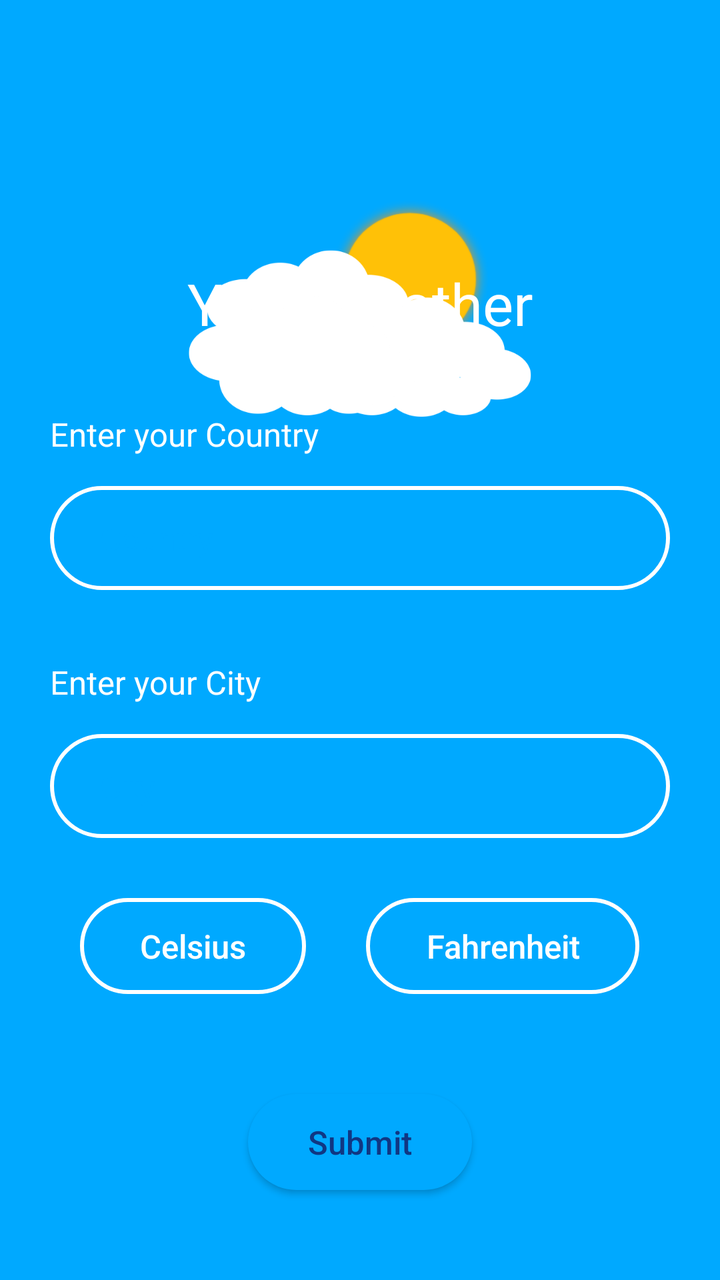
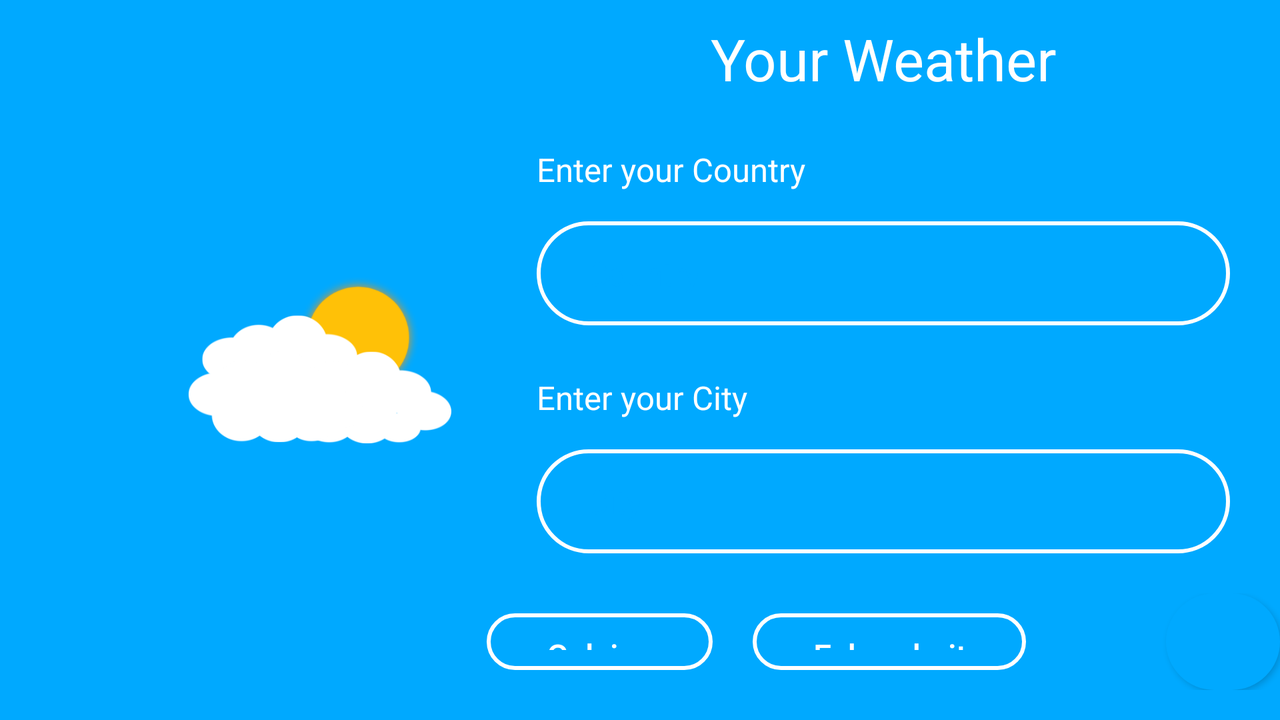

The same Android screen from two of the app's own layout files: first res/layout/ as a phone draws it, then the repository's variant for another configuration, drawn on a device whose configuration selects that folder. Both files follow.
<!-- AndroidManifest.xml: application theme Theme.WeatherApp -->
<!-- res/layout/activity_main.xml -->
<?xml version="1.0" encoding="utf-8"?>
<LinearLayout xmlns:android="http://schemas.android.com/apk/res/android"
    xmlns:tools="http://schemas.android.com/tools"
    android:id="@+id/main"
    android:layout_width="match_parent"
    android:layout_height="match_parent"
    android:orientation="vertical"
    android:background="?attr/srcCompat"
    tools:context=".MainActivity">

    <LinearLayout
        android:layout_width="match_parent"
        android:layout_height="match_parent"
        android:orientation="horizontal"
        android:gravity="bottom"
        android:paddingTop="20dp"
        android:paddingBottom="35dp">

        <LinearLayout
            android:layout_width="match_parent"
            android:layout_height="wrap_content"
            android:orientation="vertical"
            tools:ignore="UselessParent">

            <TextView
                android:layout_width="wrap_content"
                android:layout_height="wrap_content"
                android:text="@string/app_name"
                android:textColor="?attr/colorSecondary"
                android:textSize="14pt"
                android:layout_gravity="center"/>

            <TextView
                android:layout_width="wrap_content"
                android:layout_height="wrap_content"
                android:text="@string/country_txt"
                android:textColor="?attr/colorSecondary"
                android:textSize="8pt"
                android:layout_gravity="start"
                android:layout_marginStart="25dp"
                android:layout_marginTop="35dp"/>

            <EditText
                android:id="@+id/country_EditText"
                android:layout_width="match_parent"
                android:layout_height="wrap_content"
                android:background="@drawable/edittext_bg"
                android:textSize="8pt"
                android:paddingTop="15dp"
                android:paddingBottom="15dp"
                android:paddingStart="25dp"
                android:paddingEnd="25dp"
                android:layout_marginStart="25dp"
                android:layout_marginEnd="25dp"
                android:layout_marginTop="15dp"
                android:hint="@string/country_hint"
                android:inputType="text"
                android:cursorVisible="true"
                android:textColorHighlight="?attr/colorAccent"
                android:textColorHint="?attr/colorAccent"
                android:textColor="?attr/colorAccent"
                android:autofillHints="none"/>

            <TextView
                android:layout_width="wrap_content"
                android:layout_height="wrap_content"
                android:text="@string/city_txt"
                android:textColor="?attr/colorSecondary"
                android:textSize="8pt"
                android:layout_gravity="start"
                android:layout_marginStart="25dp"
                android:layout_marginTop="35dp"/>

            <EditText
                android:id="@+id/city_EditText"
                android:layout_width="match_parent"
                android:layout_height="wrap_content"
                android:background="@drawable/edittext_bg"
                android:textSize="8pt"
                android:paddingTop="15dp"
                android:paddingBottom="15dp"
                android:paddingStart="25dp"
                android:paddingEnd="25dp"
                android:layout_marginStart="25dp"
                android:layout_marginEnd="25dp"
                android:layout_marginTop="15dp"
                android:hint="@string/city_hint"
                android:inputType="text"
                android:cursorVisible="true"
                android:textColorHighlight="?attr/colorAccent"
                android:textColorHint="?attr/colorAccent"
                android:textColor="?attr/colorAccent"
                android:autofillHints="none"/>

            <LinearLayout
                android:layout_width="match_parent"
                android:layout_height="wrap_content"
                android:orientation="horizontal"
                android:layout_marginTop="20dp"
                android:gravity="center">

                <Button
                    android:id="@+id/celsius_Button"
                    android:layout_width="wrap_content"
                    android:layout_height="wrap_content"
                    android:textSize="8pt"
                    android:text="@string/celsius"
                    android:textColor="?attr/colorSecondary"
                    android:background="@drawable/edittext_bg"
                    android:layout_gravity="center"
                    android:layout_marginTop="10dp"
                    android:layout_marginBottom="10dp"
                    android:layout_marginEnd="15dp"
                    android:paddingTop="10dp"
                    android:paddingBottom="10dp"
                    android:paddingStart="30dp"
                    android:paddingEnd="30dp"
                    android:visibility="visible"
                    android:textAllCaps="false"
                    tools:ignore="ButtonStyle" />

                <Button
                    android:id="@+id/fahrenheit_Button"
                    android:layout_width="wrap_content"
                    android:layout_height="wrap_content"
                    android:textSize="8pt"
                    android:text="@string/fahrenheit"
                    android:textColor="?attr/colorSecondary"
                    android:background="@drawable/edittext_bg"
                    android:layout_gravity="center"
                    android:layout_marginTop="10dp"
                    android:layout_marginBottom="10dp"
                    android:layout_marginStart="15dp"
                    android:paddingTop="10dp"
                    android:paddingBottom="10dp"
                    android:paddingStart="30dp"
                    android:paddingEnd="30dp"
                    android:visibility="visible"
                    android:textAllCaps="false"
                    tools:ignore="ButtonStyle" />
            </LinearLayout>

            <Button
                android:id="@+id/submit_Button"
                android:layout_width="wrap_content"
                android:layout_height="wrap_content"
                android:textSize="8pt"
                android:text="@string/submit"
                android:textColor="?attr/colorPrimary"
                android:background="@drawable/button_bg"
                android:layout_gravity="center"
                android:layout_marginTop="40dp"
                android:layout_marginBottom="10dp"
                android:paddingTop="10dp"
                android:paddingBottom="10dp"
                android:paddingStart="30dp"
                android:paddingEnd="30dp"
                android:visibility="visible"
                android:textAllCaps="false"/>

        </LinearLayout>

    </LinearLayout>

</LinearLayout>
<!-- resources referenced by this layout -->
<resources>
  <!-- drawable button_bg (drawable) -->
  <?xml version="1.0" encoding="utf-8"?>
  <ripple
      xmlns:android="http://schemas.android.com/apk/res/android"
      android:color="?attr/colorPrimary">
  
      <item>
          <shape android:shape="rectangle">
              <solid android:color="?attr/colorAccent"/>
              <corners android:radius="40dp"/>
          </shape>
      </item>
  </ripple>
  <!-- drawable edittext_bg (drawable) -->
  <?xml version="1.0" encoding="utf-8"?>
  <selector xmlns:android="http://schemas.android.com/apk/res/android">
  
      <item>
          <shape android:shape="rectangle">
              <solid android:color="@color/transparent"/>
              <stroke android:color="?attr/colorSecondary" android:width="2dp"/>
              <corners android:radius="40dp"/>
          </shape>
      </item>
  </selector>
  <string name="app_name">Your Weather</string>
  <string name="celsius">Celsius</string>
  <string name="city_hint">City</string>
  <string name="city_txt">Enter your City</string>
  <string name="country_hint">Country</string>
  <string name="country_txt">Enter your Country</string>
  <string name="fahrenheit">Fahrenheit</string>
  <string name="submit">Submit</string>
  <style name="Theme.WeatherApp" parent="Theme.AppCompat.DayNight.NoActionBar">
          
  
          
          <item name="colorPrimary">@color/light_blue_lightMode</item>
          <item name="colorSecondary">@color/white_lightMode</item>
          <item name="color">@color/white_lightMode</item>
          <item name="colorAccent">@color/blue_lightMode</item>
          <item name="srcCompat">@drawable/landing_bg_light</item>
          <item name="textFillColor">@color/blue_lightMode</item>
      </style>
  <color name="transparent">#00000000</color>
  <color name="light_blue_lightMode">#103783</color>
  <color name="white_lightMode">#FFFFFF</color>
  <color name="blue_lightMode">#FF00A9FF</color>
  <!-- drawable landing_bg_light: png bitmap (drawable-land, 31993 bytes) -->
</resources>
<!-- res/layout-land/activity_main.xml (the repository's variant of the layout above) -->
<!-- drawn on the phone turned sideways -->
<?xml version="1.0" encoding="utf-8"?>
<LinearLayout xmlns:android="http://schemas.android.com/apk/res/android"
    xmlns:tools="http://schemas.android.com/tools"
    android:id="@+id/main"
    android:layout_width="match_parent"
    android:layout_height="match_parent"
    android:orientation="horizontal"
    android:background="?attr/srcCompat"
    android:gravity="end"
    tools:context=".MainActivity">

    <View
        android:layout_width="match_parent"
        android:layout_height="match_parent"
        android:layout_weight="2"/>

    <LinearLayout
        android:layout_width="match_parent"
        android:layout_height="match_parent"
        android:orientation="vertical"
        android:gravity="center_vertical"
        android:paddingTop="10dp"
        android:paddingBottom="15dp"
        android:paddingStart="30dp"
        android:paddingEnd="0dp"
        android:layout_weight="1">

        <TextView
            android:layout_width="wrap_content"
            android:layout_height="wrap_content"
            android:text="@string/app_name"
            android:textColor="?attr/colorSecondary"
            android:textSize="14pt"
            android:layout_gravity="center"/>

        <TextView
            android:layout_width="wrap_content"
            android:layout_height="wrap_content"
            android:text="@string/country_txt"
            android:textColor="?attr/colorSecondary"
            android:textSize="8pt"
            android:layout_gravity="start"
            android:layout_marginStart="25dp"
            android:layout_marginTop="25dp"/>

        <EditText
            android:id="@+id/country_EditText"
            android:layout_width="match_parent"
            android:layout_height="wrap_content"
            android:background="@drawable/edittext_bg"
            android:textSize="8pt"
            android:paddingTop="15dp"
            android:paddingBottom="15dp"
            android:paddingStart="25dp"
            android:paddingEnd="25dp"
            android:layout_marginStart="25dp"
            android:layout_marginEnd="25dp"
            android:layout_marginTop="15dp"
            android:hint="@string/country_hint"
            android:inputType="text"
            android:cursorVisible="true"
            android:textColorHighlight="?attr/colorAccent"
            android:textColorHint="?attr/colorAccent"
            android:textColor="?attr/colorAccent"
            android:autofillHints="none"/>

        <TextView
            android:layout_width="wrap_content"
            android:layout_height="wrap_content"
            android:text="@string/city_txt"
            android:textColor="?attr/colorSecondary"
            android:textSize="8pt"
            android:layout_gravity="start"
            android:layout_marginStart="25dp"
            android:layout_marginTop="25dp"/>

        <EditText
            android:id="@+id/city_EditText"
            android:layout_width="match_parent"
            android:layout_height="wrap_content"
            android:background="@drawable/edittext_bg"
            android:textSize="8pt"
            android:paddingTop="15dp"
            android:paddingBottom="15dp"
            android:paddingStart="25dp"
            android:paddingEnd="25dp"
            android:layout_marginStart="25dp"
            android:layout_marginEnd="25dp"
            android:layout_marginTop="15dp"
            android:hint="@string/city_hint"
            android:inputType="text"
            android:cursorVisible="true"
            android:textColorHighlight="?attr/colorAccent"
            android:textColorHint="?attr/colorAccent"
            android:textColor="?attr/colorAccent"
            android:autofillHints="none"/>

        <LinearLayout
            android:layout_width="wrap_content"
            android:layout_height="wrap_content"
            android:orientation="horizontal"
            android:layout_marginTop="20dp"
            android:layout_gravity="center" >

            <Button
                android:id="@+id/celsius_Button"
                android:layout_width="wrap_content"
                android:layout_height="wrap_content"
                android:textSize="8pt"
                android:text="@string/celsius"
                android:textColor="?attr/colorSecondary"
                android:background="@drawable/edittext_bg"
                android:layout_gravity="center"
                android:layout_marginTop="10dp"
                android:layout_marginBottom="10dp"
                android:layout_marginEnd="10dp"
                android:paddingTop="10dp"
                android:paddingBottom="10dp"
                android:paddingStart="30dp"
                android:paddingEnd="30dp"
                android:visibility="visible"
                android:textAllCaps="false"
                tools:ignore="ButtonStyle" />

            <Button
                android:id="@+id/fahrenheit_Button"
                android:layout_width="wrap_content"
                android:layout_height="wrap_content"
                android:textSize="8pt"
                android:text="@string/fahrenheit"
                android:textColor="?attr/colorSecondary"
                android:background="@drawable/edittext_bg"
                android:layout_gravity="center"
                android:layout_marginTop="10dp"
                android:layout_marginBottom="10dp"
                android:layout_marginStart="10dp"
                android:layout_marginEnd="35dp"
                android:paddingTop="10dp"
                android:paddingBottom="10dp"
                android:paddingStart="30dp"
                android:paddingEnd="30dp"
                android:visibility="visible"
                android:textAllCaps="false"
                tools:ignore="ButtonStyle" />

            <Button
                android:id="@+id/submit_Button"
                android:layout_width="wrap_content"
                android:layout_height="wrap_content"
                android:textSize="8pt"
                android:text="@string/submit"
                android:layout_marginStart="35dp"
                android:textColor="?attr/colorPrimary"
                android:background="@drawable/button_bg"
                android:layout_gravity="center"
                android:paddingTop="10dp"
                android:paddingBottom="10dp"
                android:paddingStart="30dp"
                android:paddingEnd="30dp"
                android:visibility="visible"
                android:textAllCaps="false"/>

        </LinearLayout>
    </LinearLayout>

</LinearLayout>
